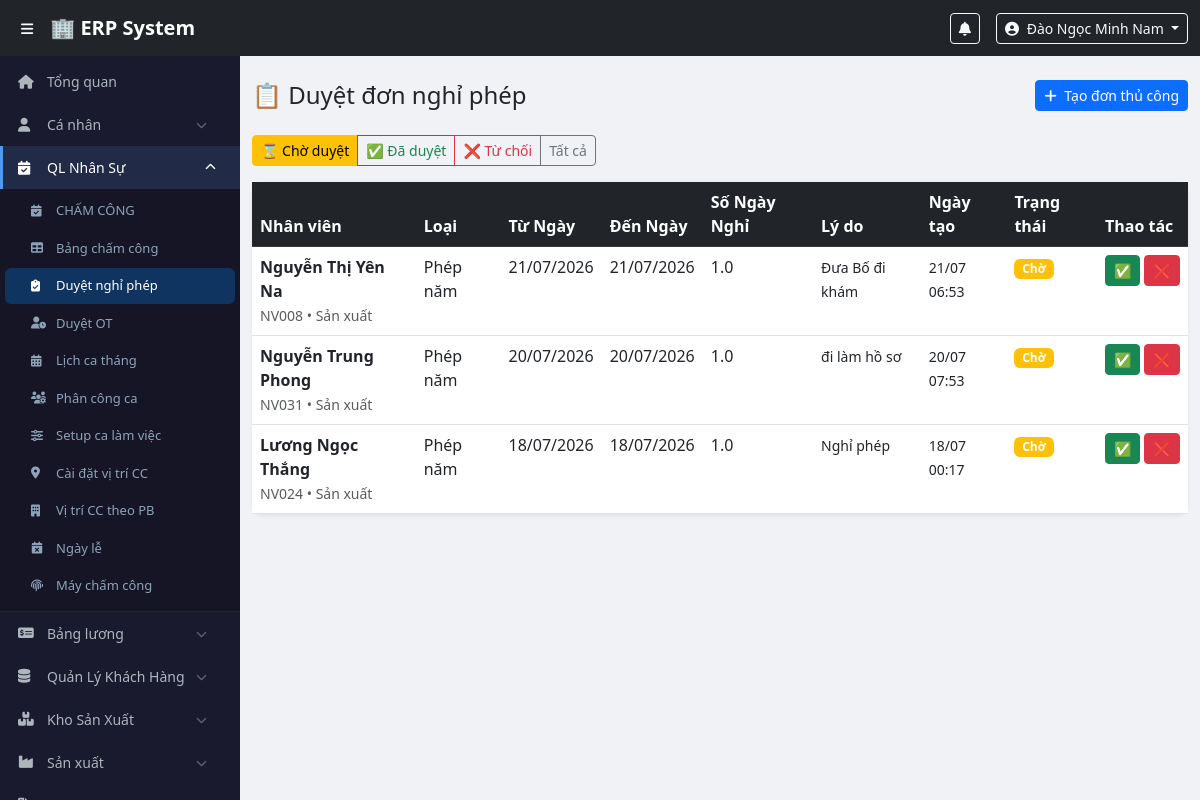
Page /modules/attendance/leave_manage.php (signed in) on the committed database.
### tables this page shows
CREATE TABLE `users` (
  `id` int(11) NOT NULL,
  `employee_code` varchar(20) NOT NULL,
  `full_name` varchar(100) NOT NULL,
  `username` varchar(50) NOT NULL,
  `password_hash` varchar(255) NOT NULL,
  `email` varchar(100) DEFAULT NULL,
  `phone` varchar(20) DEFAULT NULL,
  `role_id` int(11) NOT NULL,
  `department_id` int(11) DEFAULT NULL,
  `is_active` tinyint(1) DEFAULT 1,
  `created_at` timestamp NOT NULL DEFAULT current_timestamp()
);

CREATE TABLE `leave_requests` (
  `id` int(11) NOT NULL,
  `user_id` int(11) NOT NULL,
  `leave_type` enum('annual','sick','unpaid','other') NOT NULL DEFAULT 'annual',
  `start_date` date NOT NULL,
  `end_date` date NOT NULL,
  `total_days` decimal(4,1) NOT NULL,
  `reason` text NOT NULL,
  `status` enum('pending','approved','rejected') DEFAULT 'pending',
  `approved_by` int(11) DEFAULT NULL,
  `approved_at` datetime DEFAULT NULL,
  `reject_reason` text DEFAULT NULL,
  `created_at` timestamp NOT NULL DEFAULT current_timestamp()
);

CREATE TABLE `departments` (
  `id` int(11) NOT NULL,
  `name` varchar(100) NOT NULL,
  `created_at` timestamp NOT NULL DEFAULT current_timestamp()
);

### config/auth.php (called while the page is built, shortened)
<?php
function currentUser() {
    return [
        'id'          => $_SESSION['user_id']   ?? null,
        'full_name'   => $_SESSION['full_name'] ?? '',
        'username'    => $_SESSION['username']  ?? '',
        'role'        => $_SESSION['role']      ?? '',
        'role_name'   => $_SESSION['role_name'] ?? '',
        'employee_code' => $_SESSION['employee_code'] ?? '',
        'department_id' => $_SESSION['department_id'] ?? null,
    ];
}
?>

### config/functions.php (called while the page is built, shortened)
<?php
function formatDate($date, $format = 'd/m/Y') {
    return date($format, strtotime($date));
}
function getRoleLevel(string $role): int {
    return match($role) {
        'employee'   => 1,
        'production' => 2,
        'manager'    => 3,
        'accountant' => 4,
        'director'   => 5,
        default      => 0,
    };
}
function canApprove(array $approver, array $requester): bool {
    return getRoleLevel($approver['role']) > getRoleLevel($requester['role']);
}
?>

### modules/attendance/leave_manage.php (the view, shortened to what this page needs)
<?php
require_once $_SERVER['DOCUMENT_ROOT'] . '/erp/config/auth.php';
require_once $_SERVER['DOCUMENT_ROOT'] . '/erp/config/functions.php';
$user = currentUser();
$pdo = getDBConnection();
$filter = $_GET['filter'] ?? 'pending';
$myLevel = getRoleLevel($user['role']);
$stmt = $pdo->prepare("
    SELECT lr.*, u.full_name, u.employee_code, r.name AS requester_role,
           d.name as department_name,
           a.full_name as approver_name
    FROM leave_requests lr
    JOIN users u ON lr.user_id = u.id
    JOIN roles r ON u.role_id = r.id
    LEFT JOIN departments d ON u.department_id = d.id
    LEFT JOIN users a ON lr.approved_by = a.id
    WHERE (? = 'all' OR lr.status = ?)
      AND lr.user_id != ?
      AND (
           (r.name = 'employee'   AND ? >= 2)
        OR (r.name = 'production' AND ? >= 3)
        OR (r.name = 'manager'    AND ? >= 4)
        OR (r.name = 'accountant' AND ? >= 5)
      )
    ORDER BY lr.created_at DESC
    LIMIT 200
");
$stmt->execute([$filter, $filter, $user['id'], $myLevel, $myLevel, $myLevel, $myLevel]);
$requests = $stmt->fetchAll();
$empStmt = $pdo->query("
    SELECT u.id, u.full_name, u.employee_code, r.name AS role, d.name AS department_name
    FROM users u
    JOIN roles r ON u.role_id = r.id
    LEFT JOIN departments d ON u.department_id = d.id
    WHERE u.is_active = 1
    ORDER BY u.full_name ASC
");
$allEmployees = $empStmt->fetchAll(PDO::FETCH_ASSOC);
include $_SERVER['DOCUMENT_ROOT'] . '/erp/includes/header.php';
include $_SERVER['DOCUMENT_ROOT'] . '/erp/includes/sidebar.php';
?>
<div class="main-content">
<div class="container-fluid py-4">
    <div class="d-flex justify-content-between align-items-center mb-4">
        <h4 class="mb-0">📋 Duyệt đơn nghỉ phép</h4>
        <button class="btn btn-primary btn-sm" onclick="showManualCreate()">
            <i class="fas fa-plus me-1"></i> Tạo đơn thủ công
        </button>
    </div>
    <div class="btn-group mb-3">
        <a href="?filter=pending" class="btn btn-sm <?= $filter==='pending'?'btn-warning':'btn-outline-warning' ?>">⌛ Chờ duyệt</a>
        <a href="?filter=approved" class="btn btn-sm <?= $filter==='approved'?'btn-success':'btn-outline-success' ?>">✅ Đã duyệt</a>
        <a href="?filter=rejected" class="btn btn-sm <?= $filter==='rejected'?'btn-danger':'btn-outline-danger' ?>">❌ Từ chối</a>
        <a href="?filter=all" class="btn btn-sm <?= $filter==='all'?'btn-secondary':'btn-outline-secondary' ?>">Tất cả</a>
    </div>
    <div class="card border-0 shadow-sm">
        <div class="card-body p-0">
            <div class="table-responsive">
                <table class="table table-hover mb-0">
                    <thead class="table-dark">
                        <tr><th>Nhân viên</th><th>Loại</th><th>Từ Ngày</th><th>Đến Ngày</th><th>Số Ngày Nghỉ</th><th>Lý do</th><th>Ngày tạo</th><th>Trạng thái</th><th>Thao tác</th></tr>
                    </thead>
                    <tbody>
                    <?php foreach ($requests as $r): ?>
                    <tr>
                        <td>
                            <div class="fw-semibold"><?= htmlspecialchars($r['full_name']) ?></div>
                            <small class="text-muted"><?= $r['employee_code'] ?> &bull; <?= htmlspecialchars($r['department_name'] ?? '') ?></small>
                        </td>
                        <td><?= ['annual'=>'Phép năm','sick'=>'Ốm','unpaid'=>'KL','other'=>'Khác'][$r['leave_type']] ?? $r['leave_type'] ?></td>
                        <td><?= formatDate($r['start_date']) ?></td>
                        <td><?= formatDate($r['end_date']) ?></td>
                        <td><?= $r['total_days'] ?></td>
                        <td><small><?= htmlspecialchars($r['reason']) ?></small></td>
                        <td><small><?= formatDate($r['created_at'], 'd/m H:i') ?></small></td>
                        <td>
                            <?php $badges=['pending'=>'warning','approved'=>'success','rejected'=>'danger'];
                                  $labels=['pending'=>'Chờ','approved'=>'Duyệt','rejected'=>'Từ chối']; ?>
                            <span class="badge bg-<?= $badges[$r['status']] ?>"><?= $labels[$r['status']] ?></span>
                        </td>
                        <td>
                        <?php
                        $requesterForCheck = ['id' => $r['user_id'], 'role' => $r['requester_role']];
                        if ($r['status'] === 'pending' && canApprove($user, $requesterForCheck)):
                        ?>
                            <div class="d-flex gap-1">
                                <form method="POST" style="display:inline">
                                    <button class="btn btn-success btn-sm" onclick="return confirm('Duyệt đơn này?')">✅</button>
                                </form>
                                <button class="btn btn-danger btn-sm" onclick="showRejectForm(<?= $r['id'] ?>)">❌</button>
                            </div>
                        <?php endif; ?>
                        </td>
                    </tr>
                    <?php endforeach; ?>
                    </tbody>
                </table>
            </div>
        </div>
    </div>
</div>
</div>
<?php include $_SERVER['DOCUMENT_ROOT'] . '/erp/includes/footer.php'; ?>

### includes/header.php (shortened to what this page needs)
<?php
$user = currentUser();
?>
<!DOCTYPE html>
<html lang="vi">
<head>
    <link href="https://cdn.jsdelivr.net/npm/bootstrap@5.3.0/dist/css/bootstrap.min.css" rel="stylesheet">
    <link href="https://cdnjs.cloudflare.com/ajax/libs/font-awesome/6.4.0/css/all.min.css" rel="stylesheet">
    <link href="/erp/assets/css/style.css" rel="stylesheet">
</head>
<body>
<nav class="navbar navbar-expand-lg navbar-dark bg-dark fixed-top" style="z-index:1030;">
    <div class="container-fluid">
        <button class="btn btn-sm text-white me-2" id="sidebarToggle">
            <i class="fas fa-bars"></i>
        </button>
        <a class="navbar-brand fw-bold" href="/erp/dashboard.php">🏢 ERP System</a>
        <div class="ms-auto d-flex align-items-center gap-3">
            <div class="dropdown">
                <button class="btn btn-sm btn-outline-light position-relative" data-bs-toggle="dropdown">
                    <i class="fas fa-bell"></i>
                </button>
            </div>
            <div class="dropdown">
                <button class="btn btn-sm btn-outline-light dropdown-toggle" data-bs-toggle="dropdown">
                    <i class="fas fa-user-circle me-1"></i>
                    <?= htmlspecialchars($user['full_name']) ?>
                </button>
            </div>
        </div>
    </div>
</nav>

### assets/css/style.css (style rules this page uses)
body { padding-top: 56px; background: #f0f2f5; font-family: 'Segoe UI', sans-serif; }
.main-content { margin-left: 240px; transition: margin-left 0.3s; min-height: calc(100vh - 56px); }
.card { border-radius: 12px !important; }

### rows in the picture
users: full_name "Đào Ngọc Minh Nam"
leave_requests: user.full_name "Nguyễn Thị Yên Na", user.employee_code "NV008", departments.name "Sản xuất", leave_type "Phép năm", start_date "21/07/2026", end_date "21/07/2026", total_days "1.0", reason "Đưa Bố đi khám", created_at "21/07 06:53", status "Chờ"
leave_requests: user.full_name "Nguyễn Trung Phong", user.employee_code "NV031", departments.name "Sản xuất", leave_type "Phép năm", start_date "20/07/2026", end_date "20/07/2026", total_days "1.0", reason "đi làm hồ sơ", created_at "20/07 07:53", status "Chờ"
leave_requests: user.full_name "Lương Ngọc Thắng", user.employee_code "NV024", departments.name "Sản xuất", leave_type "Phép năm", start_date "18/07/2026", end_date "18/07/2026", total_days "1.0", reason "Nghỉ phép", created_at "18/07 00:17", status "Chờ"
